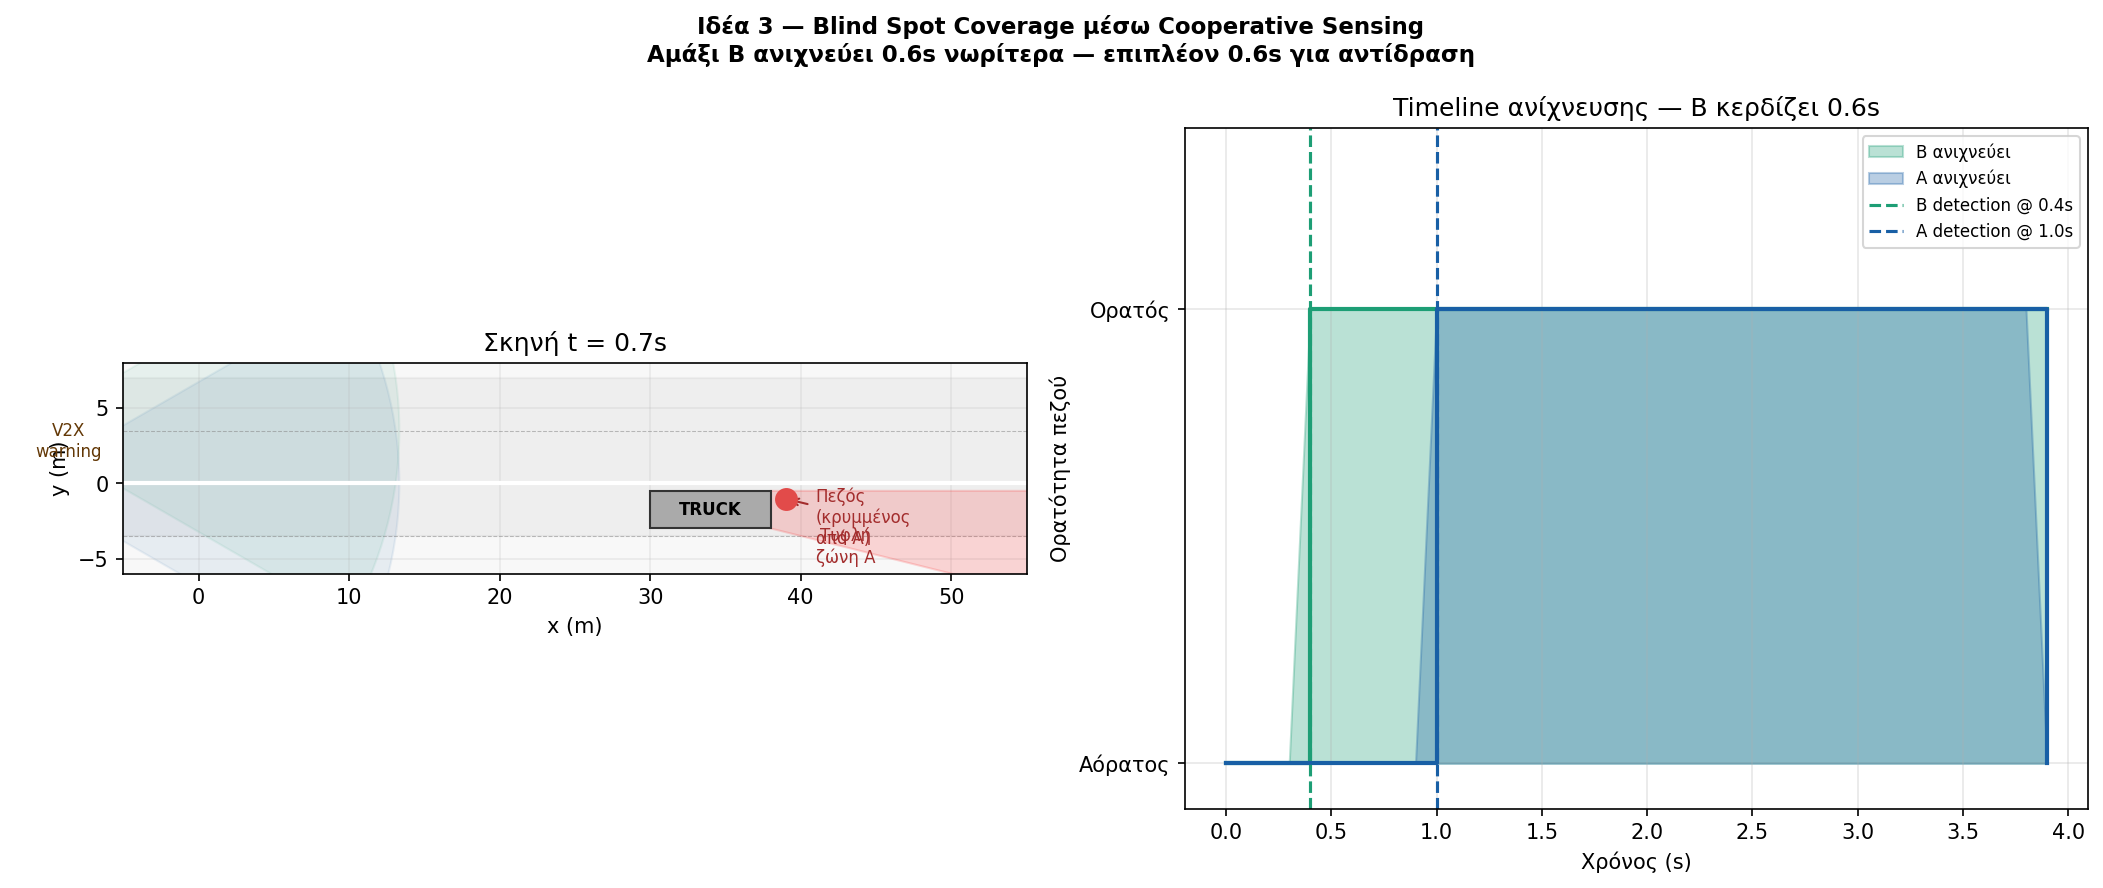

Here is the Python script that generated this plot:
import matplotlib
matplotlib.use("Agg")
# -*- coding: utf-8 -*-
"""
ΙΔΕΑ 3 — Blind Spot Coverage μέσω Cooperative Sensing
======================================================
Αμάξι Β βλέπει την τυφλή γωνία του Α και μεταδίδει τα δεδομένα.

Θεωρία
------
Κάθε αμάξι έχει τυφλές γωνίες λόγω:
  (α) γεωμετρικής occlusion (εμπόδια μπροστά/πλαϊνά)
  (β) περιορισμένο FOV (Field of View) του sensor

Αν αμάξι Β βρίσκεται σε διαφορετική θέση, βλέπει zones
που το Α δεν μπορεί. Στέλνει τα tracks μέσω V2X.

Μοντέλο
-------
- Αμάξι Α στο (0, 0), κινείται προς +x
- Αμάξι Β στο (d, lane_width), παράλληλα
- Εμπόδιο (parked truck) στο (L_obs, 0) που κρύβει πεζό
- Πεζός στο (L_obs + dx_ped, -w/2) — αόρατος στο Α, ορατός στο Β

Μετρικές
--------
- Detection delay: πόσο νωρίτερα ανιχνεύει το Β vs Α
- Warning time: χρόνος που απομένει πριν collision
"""

import numpy as np
import matplotlib.pyplot as plt
import matplotlib.patches as patches
from matplotlib.lines import Line2D

np.random.seed(7)

# ─── Παράμετροι σκηνής ────────────────────────────────────────────────────
v_ego       = 50 / 3.6    # m/s  (50 km/h)
lane_width  = 3.5          # m
d_lateral   = lane_width   # απόσταση Β από Α (παράλληλη λωρίδα)

# Parked truck (εμπόδιο)
truck_x     = 30.0         # m ahead
truck_length= 8.0          # m
truck_width = 2.5          # m

# Πεζός
ped_x       = truck_x + truck_length + 1.0  # αμέσως μετά το truck
ped_y       = -lane_width / 2               # στη μέση της λωρίδας του Α
ped_v_y     = 1.2                           # m/s προς τη λωρίδα

# FOV (half-angle) κάθε αμαξιού
fov_half_deg = 30.0
fov_half     = np.deg2rad(fov_half_deg)

# ─── Occlusion γεωμετρία ──────────────────────────────────────────────────
def is_occluded(sensor_pos, target_pos, obstacles):
    """
    Ελέγχει αν ο sensor βλέπει τον target ή παρεμβαίνει obstacle.
    Απλοποιημένο: line-of-sight check.
    """
    sx, sy = sensor_pos
    tx, ty = target_pos
    for (ox, oy, ow, oh) in obstacles:
        # 4 corners του obstacle
        corners = [(ox, oy), (ox+ow, oy), (ox+ow, oy+oh), (ox, oy+oh)]
        # Αν line ST διέρχεται από το rectangle
        # Απλοποίηση: αν target είναι "πίσω" από obstacle σε σχέση με sensor
        if sx < ox and tx > ox:  # obstacle between sensor and target in x
            # interpolate y at obstacle x
            if ow > 0:
                t_interp = (ox - sx) / (tx - sx)
                y_at_obs = sy + t_interp * (ty - sy)
                if oy <= y_at_obs <= oy + oh:
                    return True
    return False

def in_fov(sensor_pos, target_pos, heading_angle, fov_half):
    """Ελέγχει αν target βρίσκεται εντός FOV του sensor."""
    dx = target_pos[0] - sensor_pos[0]
    dy = target_pos[1] - sensor_pos[1]
    angle_to_target = np.arctan2(dy, dx)
    angle_diff = abs(angle_to_target - heading_angle)
    if angle_diff > np.pi:
        angle_diff = 2*np.pi - angle_diff
    return angle_diff <= fov_half

# ─── Simulation χρονική εξέλιξη ───────────────────────────────────────────
dt_sim     = 0.1    # s
t_max      = 4.0    # s
time_steps = np.arange(0, t_max, dt_sim)

# Αρχικές θέσεις αμαξιών (αρνητικές — πλησιάζουν)
x0_A = -20.0
x0_B = -20.0

obstacle = [(truck_x, ped_y - truck_width/2, truck_length, truck_width)]

detected_A = []  # χρόνος ανίχνευσης από Α
detected_B = []  # χρόνος ανίχνευσης από Β

det_time_A = None
det_time_B = None

ped_positions = []
car_A_positions = []
car_B_positions = []

for t in time_steps:
    xA = x0_A + v_ego * t
    xB = x0_B + v_ego * t
    yA = 0.0
    yB = d_lateral

    # Πεζός κινείται προς τη λωρίδα
    xP = ped_x
    yP = ped_y + ped_v_y * t

    car_A_positions.append((xA, yA))
    car_B_positions.append((xB, yB))
    ped_positions.append((xP, yP))

    sensor_A = (xA, yA)
    sensor_B = (xB, yB)
    target_P = (xP, yP)

    fov_A_ok = in_fov(sensor_A, target_P, heading_angle=0, fov_half=fov_half)
    fov_B_ok = in_fov(sensor_B, target_P, heading_angle=0, fov_half=fov_half)

    occ_A = is_occluded(sensor_A, target_P, obstacle) if fov_A_ok else True
    occ_B = is_occluded(sensor_B, target_P, obstacle) if fov_B_ok else True

    vis_A = fov_A_ok and not occ_A and xP > xA
    vis_B = fov_B_ok and not occ_B and xP > xB

    if vis_A and det_time_A is None:
        det_time_A = t
    if vis_B and det_time_B is None:
        det_time_B = t

# ─── TTC (Time-To-Collision) ──────────────────────────────────────────────
# Αν Α ανιχνεύσει πεζό στο det_time_A, χρόνος TTC:
if det_time_A is not None:
    x_ped_at_det  = ped_x
    x_car_at_det  = x0_A + v_ego * det_time_A
    gap_at_det    = x_ped_at_det - x_car_at_det
    ttc_A         = gap_at_det / v_ego
else:
    ttc_A         = 0.0

if det_time_B is not None:
    x_car_B_det   = x0_A + v_ego * det_time_B  # Α λαμβάνει warning από Β
    gap_B         = ped_x - x_car_B_det
    ttc_B         = gap_B / v_ego
else:
    ttc_B         = 0.0

detection_advantage = (det_time_A or t_max) - (det_time_B or t_max)
ttc_advantage       = ttc_B - ttc_A

print("=" * 64)
print("ΙΔΕΑ 3 — Blind Spot Coverage (Cooperative)")
print("=" * 64)
print(f"Ταχύτητα οχημάτων:      {v_ego*3.6:.0f} km/h")
print(f"FOV αισθητήρα:          ±{fov_half_deg:.0f}°")
print(f"Χρόνος ανίχνευσης (Α):  {det_time_A:.2f} s" if det_time_A else "Α: Δεν ανιχνεύει")
print(f"Χρόνος ανίχνευσης (Β):  {det_time_B:.2f} s" if det_time_B else "Β: Δεν ανιχνεύει")
print(f"Πλεονέκτημα Β:          {detection_advantage:.2f} s νωρίτερα")
print(f"TTC αν μόνο Α:          {ttc_A:.2f} s")
print(f"TTC με warning από Β:   {ttc_B:.2f} s")
print(f"Επιπλέον χρόνος αντίδρ: {ttc_advantage:.2f} s")

# ─── Figure ───────────────────────────────────────────────────────────────
fig, axes = plt.subplots(1, 2, figsize=(14, 6))
fig.suptitle("Ιδέα 3 — Blind Spot Coverage μέσω Cooperative Sensing\n"
             f"Αμάξι Β ανιχνεύει {detection_advantage:.1f}s νωρίτερα — "
             f"επιπλέον {ttc_advantage:.1f}s για αντίδραση",
             fontsize=11, fontweight="bold")

# Plot 1: Σκηνή τη στιγμή t_show
t_show = det_time_B + 0.3 if det_time_B else 1.0
i_show = int(t_show / dt_sim)
i_show = min(i_show, len(time_steps)-1)

ax = axes[0]
ax.set_xlim(-5, 55)
ax.set_ylim(-6, 8)
ax.set_aspect("equal")
ax.set_facecolor(var:="var(--color-background-secondary)" if False else "#f8f8f8")

# Δρόμος
for lane in [0, lane_width, -lane_width]:
    ax.axhline(lane, color="gray", lw=0.5, ls="--", alpha=0.5)
ax.axhline(0, color="white", lw=2)
ax.fill_between([-5, 55], [-lane_width, -lane_width], [2*lane_width, 2*lane_width],
                alpha=0.08, color="gray")

# Truck
truck_patch = patches.Rectangle((truck_x, ped_y - truck_width/2),
                                  truck_length, truck_width,
                                  linewidth=1, edgecolor="#333", facecolor="#aaa", zorder=3)
ax.add_patch(truck_patch)
ax.text(truck_x + truck_length/2, ped_y, "TRUCK", ha="center", va="center", fontsize=8, fontweight="bold")

# Πεζός
px, py = ped_positions[i_show]
ax.plot(px, py, "o", ms=10, color="#E24B4A", zorder=5)
ax.annotate("Πεζός\n(κρυμμένος\nαπό Α)", (px, py), xytext=(px+2, py-3),
            fontsize=8, color="#A32D2D", arrowprops=dict(arrowstyle="->", color="#A32D2D"))

# Αμάξια
xA, yA = car_A_positions[i_show]
xB, yB = car_B_positions[i_show]
carA = patches.FancyBboxPatch((xA-1.5, yA-0.8), 3, 1.6, boxstyle="round,pad=0.1",
                               facecolor="#185FA5", edgecolor="#0C447C", zorder=4)
carB = patches.FancyBboxPatch((xB-1.5, yB-0.8), 3, 1.6, boxstyle="round,pad=0.1",
                               facecolor="#1D9E75", edgecolor="#0F6E56", zorder=4)
ax.add_patch(carA)
ax.add_patch(carB)
ax.text(xA, yA, "Α", ha="center", va="center", color="white", fontweight="bold", fontsize=10, zorder=5)
ax.text(xB, yB, "Β", ha="center", va="center", color="white", fontweight="bold", fontsize=10, zorder=5)

# FOV cones
for (cx, cy, col, label) in [(xA, yA, "#185FA5", "FOV Α"), (xB, yB, "#1D9E75", "FOV Β")]:
    cone = patches.Wedge((cx, cy), 25, -fov_half_deg, fov_half_deg,
                          alpha=0.08, color=col)
    ax.add_patch(cone)

# Occlusion shadow
shadow = patches.Polygon([(truck_x + truck_length, ped_y - truck_width/2),
                           (truck_x + truck_length + 20, ped_y - truck_width/2 - 5),
                           (truck_x + truck_length + 20, ped_y + truck_width/2),
                           (truck_x + truck_length, ped_y + truck_width/2)],
                          alpha=0.15, color="red", zorder=2)
ax.add_patch(shadow)
ax.text(truck_x + truck_length + 5, ped_y - 3.5, "Τυφλή\nζώνη Α",
        ha="center", fontsize=8, color="#A32D2D")

# V2X arrow
ax.annotate("", xy=(xA+2, yA+0.3), xytext=(xB+2, yB-0.3),
            arrowprops=dict(arrowstyle="->", color="#BA7517", lw=2))
ax.text((xA+xB)/2 + 3, (yA+yB)/2, "V2X\nwarning", fontsize=8, color="#633806", ha="center")

ax.set_xlabel("x (m)")
ax.set_ylabel("y (m)")
ax.set_title(f"Σκηνή t = {t_show:.1f}s")
ax.grid(alpha=0.2)

# Plot 2: Detection timeline
ax = axes[1]
t_arr = time_steps

# Visibility over time
vis_A_arr = []
vis_B_arr = []
for i, t in enumerate(t_arr):
    xA2, yA2 = car_A_positions[i]
    xB2, yB2 = car_B_positions[i]
    xP2, yP2 = ped_positions[i]

    fA = in_fov((xA2, yA2), (xP2, yP2), 0, fov_half)
    fB = in_fov((xB2, yB2), (xP2, yP2), 0, fov_half)
    oA = is_occluded((xA2, yA2), (xP2, yP2), obstacle) if fA else True
    oB = is_occluded((xB2, yB2), (xP2, yP2), obstacle) if fB else True
    vis_A_arr.append(1 if (fA and not oA and xP2 > xA2) else 0)
    vis_B_arr.append(1 if (fB and not oB and xP2 > xB2) else 0)

ax.fill_between(t_arr, vis_B_arr, alpha=0.3, color="#1D9E75", label="Β ανιχνεύει")
ax.fill_between(t_arr, vis_A_arr, alpha=0.3, color="#185FA5", label="Α ανιχνεύει")
ax.step(t_arr, vis_B_arr, where="post", color="#1D9E75", lw=2)
ax.step(t_arr, vis_A_arr, where="post", color="#185FA5", lw=2)

if det_time_B: ax.axvline(det_time_B, color="#1D9E75", ls="--", lw=1.5, label=f"Β detection @ {det_time_B:.1f}s")
if det_time_A: ax.axvline(det_time_A, color="#185FA5", ls="--", lw=1.5, label=f"Α detection @ {det_time_A:.1f}s")

ax.set_xlabel("Χρόνος (s)")
ax.set_ylabel("Ορατότητα πεζού")
ax.set_title(f"Timeline ανίχνευσης — Β κερδίζει {detection_advantage:.1f}s")
ax.set_yticks([0, 1])
ax.set_yticklabels(["Αόρατος", "Ορατός"])
ax.set_ylim(-0.1, 1.4)
ax.legend(fontsize=8)
ax.grid(alpha=0.3)

plt.tight_layout()
plt.savefig("/home/claude/iscai_extensions/idea03_blind_spot_coverage.png", dpi=150, bbox_inches="tight")
plt.close()
print("Saved: idea03_blind_spot_coverage.png")
